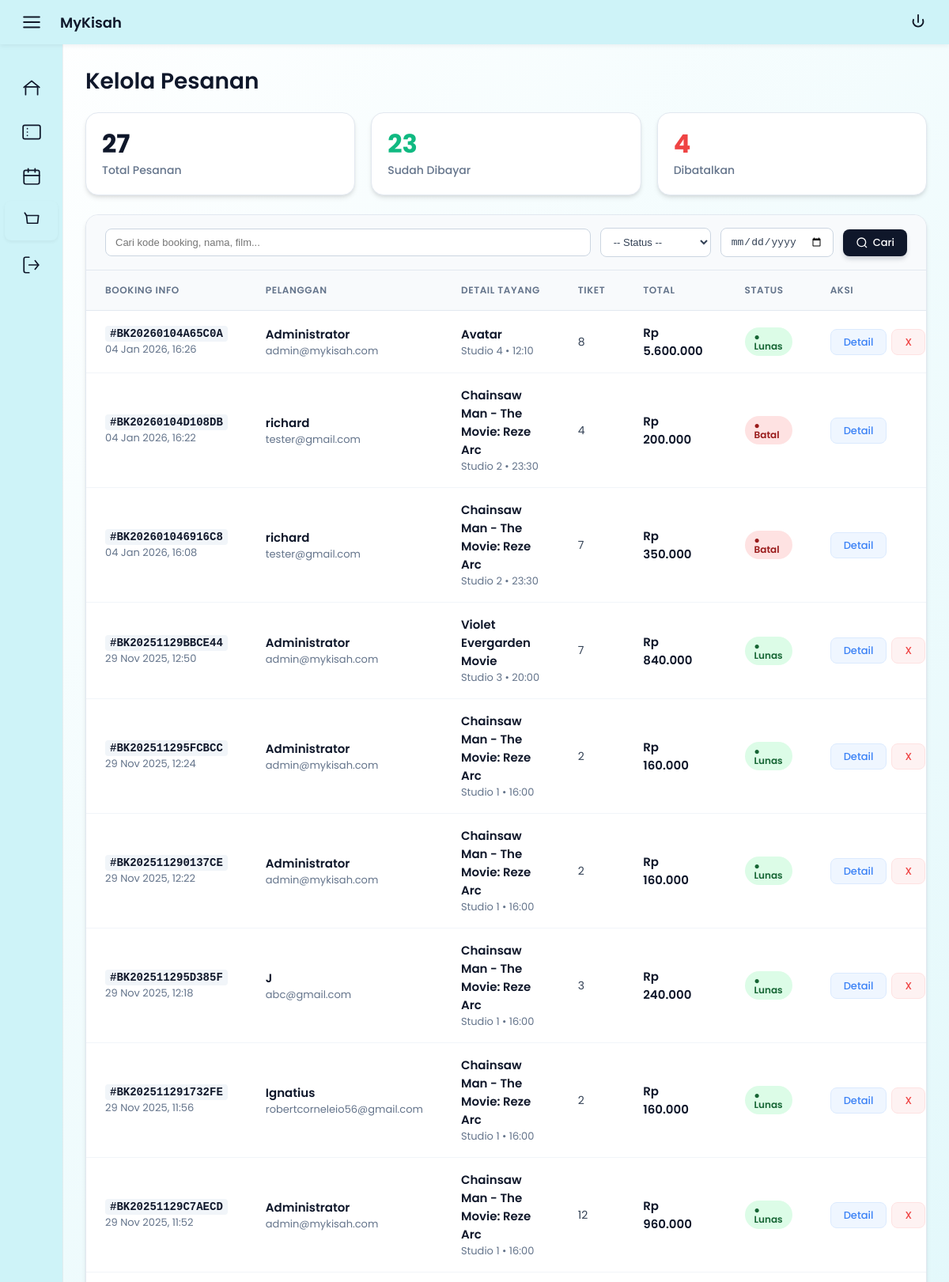
The page /MyKisah/admin/manage-bookings.php (signed in, upper part) on the database its author committed.
### tables this page shows
CREATE TABLE `bookings` (
  `booking_id` int NOT NULL,
  `user_id` int NOT NULL,
  `schedule_id` int NOT NULL,
  `booking_code` varchar(20) NOT NULL,
  `total_seats` int NOT NULL,
  `total_price` decimal(10,2) NOT NULL,
  `payment_method` enum('cash','credit_card','debit_card','e-wallet') NOT NULL,
  `payment_status` enum('pending','paid','cancelled') DEFAULT 'pending',
  `booking_date` timestamp NULL DEFAULT CURRENT_TIMESTAMP
);

CREATE TABLE `users` (
  `user_id` int NOT NULL,
  `username` varchar(50) NOT NULL,
  `email` varchar(100) NOT NULL,
  `password` varchar(255) NOT NULL,
  `full_name` varchar(100) NOT NULL,
  `phone` varchar(20) DEFAULT NULL,
  `role` enum('customer','admin') DEFAULT 'customer',
  `created_at` timestamp NULL DEFAULT CURRENT_TIMESTAMP,
  `updated_at` timestamp NULL DEFAULT CURRENT_TIMESTAMP ON UPDATE CURRENT_TIMESTAMP
);

CREATE TABLE `movies` (
  `movie_id` int NOT NULL,
  `title` varchar(200) NOT NULL,
  `description` text,
  `duration` int NOT NULL,
  `genre` varchar(100) DEFAULT NULL,
  `rating` varchar(10) DEFAULT NULL,
  `poster_url` varchar(255) DEFAULT NULL,
  `trailer_url` varchar(255) DEFAULT NULL,
  `release_date` date DEFAULT NULL,
  `status` enum('now_playing','coming_soon','archived') DEFAULT 'now_playing',
  `created_at` timestamp NULL DEFAULT CURRENT_TIMESTAMP,
  `updated_at` timestamp NULL DEFAULT CURRENT_TIMESTAMP ON UPDATE CURRENT_TIMESTAMP
);

CREATE TABLE `halls` (
  `hall_id` int NOT NULL,
  `theater_id` int NOT NULL,
  `hall_name` varchar(50) NOT NULL,
  `total_seats` int NOT NULL,
  `seat_layout` text,
  `created_at` timestamp NULL DEFAULT CURRENT_TIMESTAMP
);

CREATE TABLE `schedules` (
  `schedule_id` int NOT NULL,
  `movie_id` int NOT NULL,
  `hall_id` int NOT NULL,
  `show_date` date NOT NULL,
  `show_time` time NOT NULL,
  `price` decimal(10,2) NOT NULL,
  `available_seats` int NOT NULL,
  `status` enum('active','full','cancelled') DEFAULT 'active',
  `created_at` timestamp NULL DEFAULT CURRENT_TIMESTAMP
);

### MyKisah/includes/config.php (called while the page is built, shortened)
<?php
class Database {
    private $host = DB_HOST;
    private $user = DB_USER;
    private $pass = DB_PASS;
    private $dbname = DB_NAME;
    private $conn;
    private function connect() {
        $this->conn = null;
        try {
            $this->conn = new mysqli($this->host, $this->user, $this->pass, $this->dbname);
            $this->conn->set_charset("utf8mb4");
        } catch (Exception $e) {
            $this->error = $e->getMessage();
            die("Connection failed: " . $this->error);
        }
    }
    public function query($sql) {
        return $this->conn->query($sql);
    }
}
$db = new Database();
?>

### MyKisah/admin/manage-bookings.php (the view, shortened to what this page needs)
<?php
require_once '../includes/config.php';
$filter_status = isset($_GET['status']) ? $_GET['status'] : 'all';
$filter_date = isset($_GET['date']) ? $_GET['date'] : '';
$search = isset($_GET['search']) ? $db->escape($_GET['search']) : '';
$params = [];
$types = '';
$where_sql = '';
$bookings_sql = "SELECT b.*, m.title as movie_title, m.poster_url,
                        u.full_name, u.email, u.phone,
                        h.hall_name, t.name as theater_name,
                        s.show_date, s.show_time
                 FROM bookings b
                 INNER JOIN schedules s ON b.schedule_id = s.schedule_id
                 INNER JOIN movies m ON s.movie_id = m.movie_id
                 INNER JOIN users u ON b.user_id = u.user_id
                 INNER JOIN halls h ON s.hall_id = h.hall_id
                 INNER JOIN theaters t ON h.theater_id = t.theater_id
                 $where_sql
                 ORDER BY b.booking_date DESC";
if (count($params) > 0) {
    $stmt = $db->prepare($bookings_sql);
    $stmt->bind_param($types, ...$params);
    $stmt->execute();
    $bookings = $stmt->get_result();
} else {
    $bookings = $db->query($bookings_sql);
}
?>
<!DOCTYPE html>
<html lang="id">
<head>
</head>
<body>
  <div class="topbar" role="banner">
    <div id="hamburger" class="hamburger" aria-label="Toggle menu" title="Toggle menu">
      <svg width="26" height="26" viewBox="0 0 24 24" fill="none" xmlns="http://www.w3.org/2000/svg" aria-hidden="true">
        <path d="M3 6h18M3 12h18M3 18h18" stroke="#111827" stroke-width="2" stroke-linecap="round" stroke-linejoin="round"/>
      </svg>
    </div>
    <div class="brand" aria-label="Site name">
      <div style="display:flex;flex-direction:column;"><div>MyKisah</div></div>
    </div>
    <div class="top-actions" role="region" aria-label="Top actions">
      <button class="logout-btn" onclick="window.location.href='../logout.php'" title="Logout (sign out)" aria-label="Logout">
      </button>
    </div>
  </div>
  <div class="layout" role="application">
    <aside id="sidebar" class="sidebar" aria-label="Main menu">
      <nav class="menu" role="navigation" aria-label="Sidebar">
        <a class="menu-item" href="index.php">
          <svg viewBox="0 0 24 24" fill="none" xmlns="http://www.w3.org/2000/svg"><path d="M3 11.5L12 4l9 7.5" stroke="#0f172a" stroke-width="1.6" stroke-linecap="round" stroke-linejoin="round"/><path d="M5 20V11h14v9" stroke="#0f172a" stroke-width="1.6" stroke-linecap="round" stroke-linejoin="round"/></svg>
        </a>
        <a class="menu-item" href="manage-movies.php">
        </a>
        <a class="menu-item" href="manage-schedules.php">
          <svg viewBox="0 0 24 24" fill="none" xmlns="http://www.w3.org/2000/svg"><rect x="3" y="5" width="18" height="16" rx="2" stroke="#0f172a" stroke-width="1.6"/><path d="M16 3v4M8 3v4M3 11h18" stroke="#0f172a" stroke-width="1.6" stroke-linecap="round" stroke-linejoin="round"/></svg>
        </a>
        <a class="menu-item active" href="manage-bookings.php">
          <svg viewBox="0 0 24 24" fill="none" xmlns="http://www.w3.org/2000/svg"><path d="M6 6h14l-1 9H7L6 6z" stroke="#0f172a" stroke-width="1.6" stroke-linecap="round" stroke-linejoin="round"/><path d="M6 6L4 3" stroke="#0f172a" stroke-width="1.6" stroke-linecap="round"/></svg>
        </a>
        <a class="menu-item" href="../index.php">
        </a>
      </nav>
      <div class="sidebar-panel" aria-hidden="true"></div>
    </aside>
    <main class="content" role="main">
        <div class="page-title">Kelola Pesanan</div>
        <div class="stats-row">
            <div class="stat-box">
                <?php $total_bookings = $db->query("SELECT COUNT(*) as total FROM bookings")->fetch_assoc()['total']; ?>
                <div class="stat-value"><?= $total_bookings ?></div>
                <div class="stat-label">Total Pesanan</div>
            </div>
            <div class="stat-box">
                <?php $paid_bookings = $db->query("SELECT COUNT(*) as total FROM bookings WHERE payment_status = 'paid'")->fetch_assoc()['total']; ?>
                <div class="stat-value" style="color: #10b981;"><?= $paid_bookings ?></div>
                <div class="stat-label">Sudah Dibayar</div>
            </div>
            <div class="stat-box">
                <?php $pending_bookings = $db->query("SELECT COUNT(*) as total FROM bookings WHERE payment_status = 'cancelled'")->fetch_assoc()['total']; ?>
                <div class="stat-value" style="color: #ef4444;"><?= $pending_bookings ?></div>
                <div class="stat-label">Dibatalkan</div>
            </div>
        </div>
        <div class="card">
            <form method="GET" class="filter-bar">
                <input type="text" name="search" class="filter-input" placeholder="Cari kode booking, nama, film..." value="<?= htmlspecialchars($search); ?>">
                <select name="status" class="filter-select" onchange="this.form.submit()">
                    <option value="all" <?= $filter_status == 'all' ? 'selected' : ''; ?>>-- Status --</option>
                </select>
                <input type="date" name="date" class="filter-select" value="<?= $filter_date; ?>" onchange="this.form.submit()">
                <button type="submit" class="btn btn-primary">
                    <svg width="16" height="16" viewBox="0 0 24 24" fill="none" stroke="currentColor" stroke-width="2">
                        <circle cx="11" cy="11" r="8"></circle>
                        <line x1="21" y1="21" x2="16.65" y2="16.65"></line>
                    </svg>
                    Cari
                </button>
            </form>
            <div class="table-responsive">
                <table role="table">
                    <thead>
                        <tr>
                            <th>Booking Info</th>
                            <th>Pelanggan</th>
                            <th>Detail Tayang</th>
                            <th>Tiket</th>
                            <th>Total</th>
                            <th>Status</th>
                            <th>Aksi</th>
                        </tr>
                    </thead>
                    <tbody>
                        <?php if ($bookings->num_rows > 0): ?>
                            <?php while ($booking = $bookings->fetch_assoc()): ?>
                                <tr>
                                    <td>
                                        <div class="text-code">#<?php echo htmlspecialchars($booking['booking_code']); ?></div>
                                        <div class="text-secondary"><?php echo date('d M Y, H:i', strtotime($booking['booking_date'])); ?></div>
                                    </td>
                                    <td>
                                        <div class="text-primary-bold"><?php echo htmlspecialchars($booking['full_name']); ?></div>
                                        <div class="text-secondary"><?php echo htmlspecialchars($booking['email']); ?></div>
                                    </td>
                                    <td>
                                        <div class="text-primary-bold"><?php echo htmlspecialchars($booking['movie_title']); ?></div>
                                        <div class="text-secondary"><?php echo htmlspecialchars($booking['hall_name']); ?> • <?php echo date('H:i', strtotime($booking['show_time'])); ?></div>
                                    </td>
                                    <td><?php echo $booking['total_seats']; ?></td>
                                    <td>
                                        <div class="text-primary-bold">Rp <?php echo number_format($booking['total_price'], 0, ',', '.'); ?></div>
                                    </td>
                                    <td>
                                        <?php if ($booking['payment_status'] == 'paid'): ?>
                                            <span class="badge badge-success">● Lunas</span>
                                        <?php elseif ($booking['payment_status'] == 'pending'): ?>
                                            <span class="badge badge-warning">● Pending</span>
                                        <?php else: ?>
                                            <span class="badge badge-danger">● Batal</span>
                                        <?php endif; ?>
                                    </td>
                                    <td>
                                        <div style="display:flex; gap:6px;">
                                            <a href="?view=<?php echo $booking['booking_id']; ?>" class="btn btn-info">Detail</a>
                                            <?php if ($booking['payment_status'] != 'cancelled'): ?>
                                                <a href="?action=cancel&booking_id=<?php echo $booking['booking_id']; ?>"
                                                   class="btn btn-danger"
                                                   onclick="return confirm('Yakin ingin membatalkan?')">X</a>
                                            <?php endif; ?>
                                        </div>
                                    </td>
                                </tr>
                            <?php endwhile; ?>
                        <?php endif; ?>
                    </tbody>
                </table>
            </div>
        </div>
    </main>
  </div>
</body>
</html>

### rows shown on the page
bookings: booking_code "BK20260104A65C0A", booking_date "04 Jan 2026, 16:26", user.full_name "Administrator", user.email "admin@mykisah.com", movies.title "Avatar", halls.hall_name "Studio 4", schedule.show_time "12:10", total_seats "8", total_price "5.600.000", payment_status "● Lunas"
bookings: booking_code "BK20260104D108DB", booking_date "04 Jan 2026, 16:22", user.full_name "richard", user.email "tester@gmail.com", movies.title "Chainsaw Man - The Movie: Reze Arc", halls.hall_name "Studio 2", schedule.show_time "23:30", total_seats "4", total_price "200.000", payment_status "● Batal"
bookings: booking_code "BK202601046916C8", booking_date "04 Jan 2026, 16:08", user.full_name "richard", user.email "tester@gmail.com", movies.title "Chainsaw Man - The Movie: Reze Arc", halls.hall_name "Studio 2", schedule.show_time "23:30", total_seats "7", total_price "350.000", payment_status "● Batal"
bookings: booking_code "BK20251129BBCE44", booking_date "29 Nov 2025, 12:50", user.full_name "Administrator", user.email "admin@mykisah.com", movies.title "Violet Evergarden Movie", halls.hall_name "Studio 3", schedule.show_time "20:00", total_seats "7", total_price "840.000", payment_status "● Lunas"
bookings: booking_code "BK202511295FCBCC", booking_date "29 Nov 2025, 12:24", user.full_name "Administrator", user.email "admin@mykisah.com", movies.title "Chainsaw Man - The Movie: Reze Arc", halls.hall_name "Studio 1", schedule.show_time "16:00", total_seats "2", total_price "160.000", payment_status "● Lunas"
bookings: booking_code "BK202511290137CE", booking_date "29 Nov 2025, 12:22", user.full_name "Administrator", user.email "admin@mykisah.com", movies.title "Chainsaw Man - The Movie: Reze Arc", halls.hall_name "Studio 1", schedule.show_time "16:00", total_seats "2", total_price "160.000", payment_status "● Lunas"
bookings: booking_code "BK202511295D385F", booking_date "29 Nov 2025, 12:18", user.full_name "J", user.email "abc@gmail.com", movies.title "Chainsaw Man - The Movie: Reze Arc", halls.hall_name "Studio 1", schedule.show_time "16:00", total_seats "3", total_price "240.000", payment_status "● Lunas"
bookings: booking_code "BK202511291732FE", booking_date "29 Nov 2025, 11:56", user.full_name "Ignatius", user.email "robertcorneleio56@gmail.com", movies.title "Chainsaw Man - The Movie: Reze Arc", halls.hall_name "Studio 1", schedule.show_time "16:00", total_seats "2", total_price "160.000", payment_status "● Lunas"
bookings: booking_code "BK20251129C7AECD", booking_date "29 Nov 2025, 11:52", user.full_name "Administrator", user.email "admin@mykisah.com", movies.title "Chainsaw Man - The Movie: Reze Arc", halls.hall_name "Studio 1", schedule.show_time "16:00", total_seats "12", total_price "960.000", payment_status "● Lunas"

### other values the page prints
$total_bookings "27"
$paid_bookings "23"
$pending_bookings "4"
